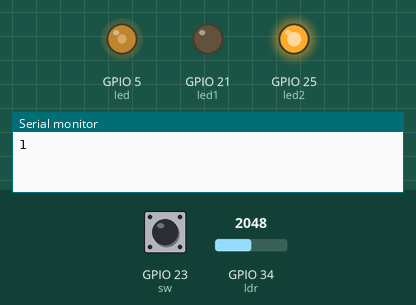
Recording of a sketch running on a simulated ESP32. On the bench: output pins drawn as LEDs (lit = HIGH), the last lines printed to the serial monitor. Dashed ring = blinking. The inputs (shaded band) are chosen by the test bench; at power-on: GPIO 34 (ldr) = 2048, GPIO 23 (sw) LOW.

Above: at 1.2 s.
1.3 s: GPIO 34 (ldr) set to 491
At 1.65 s:
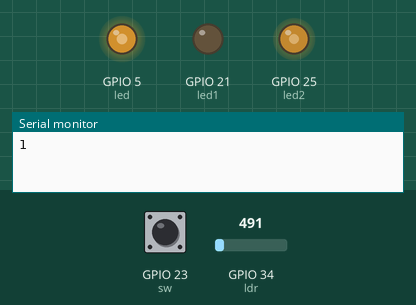
4.3 s: GPIO 34 (ldr) set to 216
At 5.26 s:
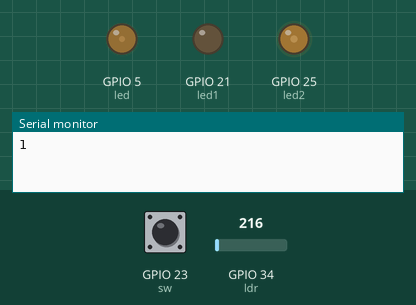
7.3 s: GPIO 34 (ldr) set to 296
At 7.96 s:
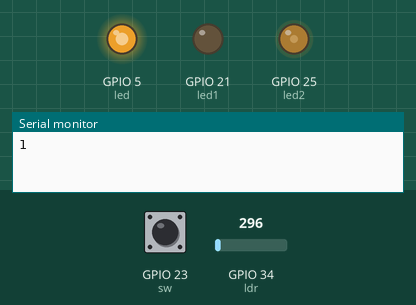
10.3 s: GPIO 34 (ldr) set to 0
At 10.67 s:
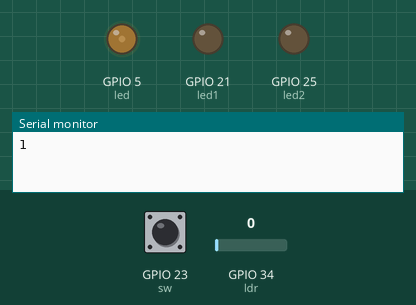
13.3 s: GPIO 23 (sw) pulled HIGH for 0.15 s
16.3 s: GPIO 23 (sw) pulled HIGH for 1 s
At 16.98 s:
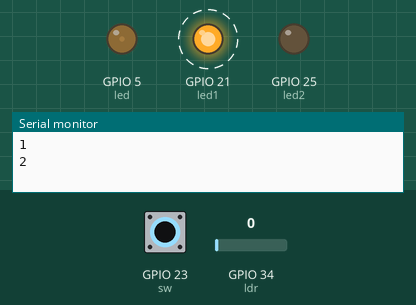
Timing chart, 0 to 20.3 s (numbered marks = the images above; inputs shaded):
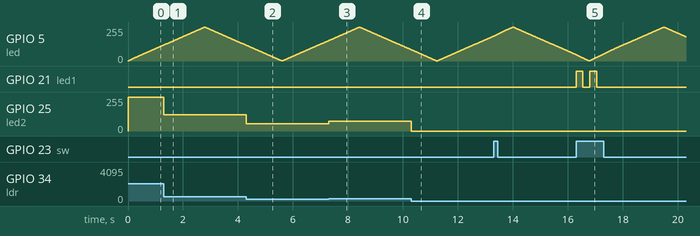

Measured:
- after the input at 1.3 s, GPIO 25 (led2): 255/255 → 122/255 at once
- after the input at 4.3 s, GPIO 25 (led2): 122/255 → 54/255 at once
- after the input at 7.3 s, GPIO 25 (led2): 54/255 → 74/255 at once
- after the input at 10.3 s, GPIO 25 (led2): 74/255 → 0/255 at once
- after the input at 16.3 s, GPIO 21 (led1): alternates HIGH for 0.25 s and LOW for 0.25 s, 4 changes in all, then stays LOW, starting at once

The sketch:

lab2_multitask.ino
```cpp
#define led 5
#define led1 21
#define led2 25
#define ldr 34
#define sw 23
// task 1
int res = 8;
int ch = 0;
int freq = 1000;
int cnt = 0;
int chkPrime(int x)
{
    if (x == 0 || x == 1)
        return 0;
    for (int i = 2; i * i <= x; i++)
    {
        if (x % i == 0)
            return 0;
    }
    return 1;
}

void setup()
{
    Serial.begin(115200);
    pinMode(ldr, INPUT);
    pinMode(led, OUTPUT);
    pinMode(led1, OUTPUT);
    pinMode(led2, OUTPUT);
    ledcSetup(ch, freq, res);
    ledcAttachPin(led, ch);
    ledcWrite(ch, 0);
    xTaskCreatePinnedToCore(Task1, "Task 1", 1024, NULL, 1, NULL, 1);
    xTaskCreatePinnedToCore(Task2, "Task 2", 1024, NULL, 1, NULL, 1);
    xTaskCreatePinnedToCore(Task3, "Task 3", 1024, NULL, 1, NULL, 0);
}
void loop()
{
}

void Task1(void *parameter)
{
    while (1)
    {
        for (int i = 0; i < 256; i++)
        {
            ledcWrite(ch, i);
            vTaskDelay(10 / portTICK_PERIOD_MS);
        }
        for (int i = 255; i > 0; i--)
        {
            ledcWrite(ch, i);
            vTaskDelay(10 / portTICK_PERIOD_MS);
        }
    }
    vTaskDelay(50 / portTICK_PERIOD_MS);
}
void Task2(void *parameter)
{
    while (1)
    {
        while (digitalRead(sw));
        vTaskDelay(200 / portTICK_PERIOD_MS);
        cnt++;
        Serial.println(cnt);
        while (!digitalRead(sw));
        if (chkPrime(cnt))
        {
            digitalWrite(led1, 1);
            //delay(250);
            vTaskDelay(250 / portTICK_PERIOD_MS);
            digitalWrite(led1, 0);
            vTaskDelay(250 / portTICK_PERIOD_MS);
            digitalWrite(led1, 1);
            vTaskDelay(250 / portTICK_PERIOD_MS);
            digitalWrite(led1, 0);
            vTaskDelay(250 / portTICK_PERIOD_MS);
        }
         vTaskDelay(150 / portTICK_PERIOD_MS);
    }

}

void Task3(void *parameter)
{
    while (1)
    {
        int reading=analogRead(ldr);
        int bright=reading/4;
        //map(analogRead(ldr), 2000, 300, 255, 0)
        dacWrite(led2,bright);
        vTaskDelay(10 / portTICK_PERIOD_MS);
}
    }
    
```
